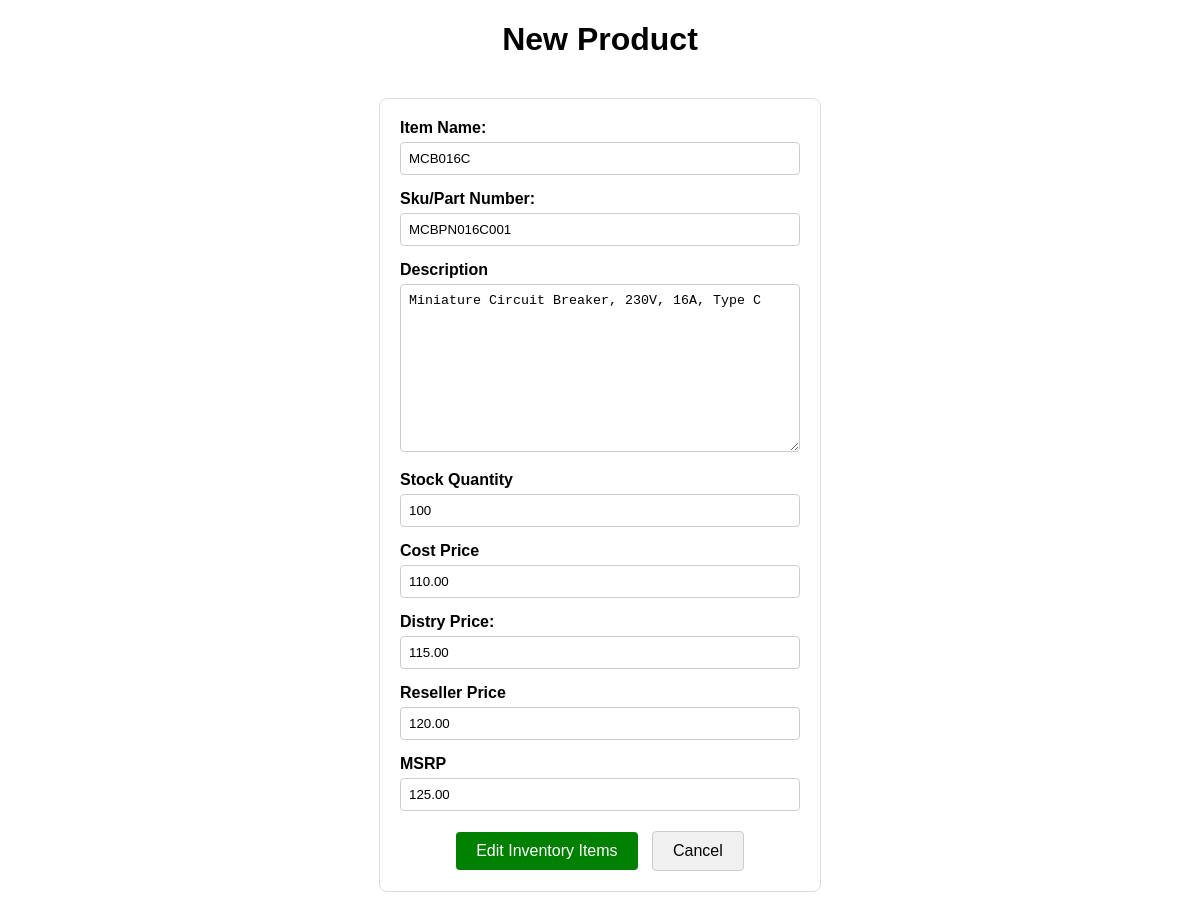
The page /product_edit/3/ on the database its author committed.
### app/models.py (models this page shows, shortened)
class Product(models.Model):
    item_no = models.CharField(max_length=100)
    sku = models.CharField(max_length=50, unique=True)
    description = models.TextField()
    stock_quantity  = models.IntegerField(default=0)
    cost_price = models.DecimalField(max_digits=10, decimal_places=2)
    distry_price = models.DecimalField(max_digits=10, decimal_places=2)
    reseller_price = models.DecimalField(max_digits=10, decimal_places=2)
    MSRP = models.DecimalField(max_digits=10, decimal_places=2)
    dated_added = models.DateField(auto_now_add=True, null=True, blank=True)
    last_updated = models.DateField(auto_now=True, null=True, blank=True)

### app/views.py (the view)
# urls.py: path('product_edit/<int:pk>/', views.product_update, name='product_update'),
def product_update(request, pk):
    product =get_object_or_404(Product, pk=pk)
    form = ProductForm(request.POST or None, instance=product)
    if form.is_valid():
        form.save()
        return redirect('product_list')
    else:
        form = ProductForm(instance=product)
    return render(request, 'inventory/product_form.html', {'form': form})

### app/forms.py
class ProductForm(forms.ModelForm):
    class Meta:
        model = Product  # 2. This line fixes the ValueError!
        fields = ['item_no', 'sku', 'description', 'stock_quantity', 'cost_price',
                  'distry_price', 'reseller_price', 'MSRP']

### app/templates/inventory/product_form.html (shortened to what this page needs)
<!DOCTYPE html>
<html>
<head>
</head>
<body>
    <h1 style="text-align: center; font-family: Arial, sans-serif;">New Product</h1>
    <div class="form-container">
        <form method="POST">
            <div class="form-group">
                <label>Item Name:</label>
                {{ form.item_no }}
            </div>
            <div class="form-group">
                <label>Sku/Part Number:</label>
                {{ form.sku }}
            </div>
            <div class="form-group">
                <label>Description</label>
                {{ form.description }}
            </div>
            <div class="form-group">
                <label>Stock Quantity</label>
                {{ form.stock_quantity }}
            </div>
            <div class="form-group">
                <label>Cost Price</label>
                {{ form.cost_price }}
            </div>
            <div class="form-group">
                <label>Distry Price:</label>
                {{ form.distry_price }}
            </div>
            <div class="form-group">
                <label>Reseller Price</label>
                {{ form.reseller_price }}
            </div>
            <div class="form-group">
                <label>MSRP</label>
                {{ form.MSRP }}
            </div>
            <div class="btn-group">
                <button type="submit" class="btn btn-primary">Edit Inventory Items</button>
                <a href="{% url 'product_list' %}" class="btn btn-secondary">Cancel</a>
            </div>
        </form>
    </div>
</body>
</html>

### app/templates/inventory/product_form.html (style rules this page uses)
.form-container { width: 400px; margin: 40px auto; padding: 20px; border: 1px solid #ddd; border-radius: 8px; font-family: Arial, sans-serif; }
.form-group { margin-bottom: 15px; }
.form-group label { display: block; font-weight: bold; margin-bottom: 5px; }
.form-group input, .form-group textarea { width: 100%; padding: 8px; box-sizing: border-box; border: 1px solid #ccc; border-radius: 4px; }
.btn-group { margin-top: 20px; text-align: center; }
.btn { padding: 10px 20px; font-size: 16px; cursor: pointer; border-radius: 4px; border: none; display: inline-block; }
.btn-primary { background-color: green; color: white; }
.btn-secondary { background-color: #f0f0f0; color: black; border: 1px solid #ccc; text-decoration: none; margin-left: 10px; }

### rows shown on the page
Product: item_no "MCB016C", sku "MCBPN016C001", description "Miniature Circuit Breaker, 230V, 16A, Type C", stock_quantity "100", cost_price "110.00", distry_price "115.00", reseller_price "120.00", MSRP "125.00"
